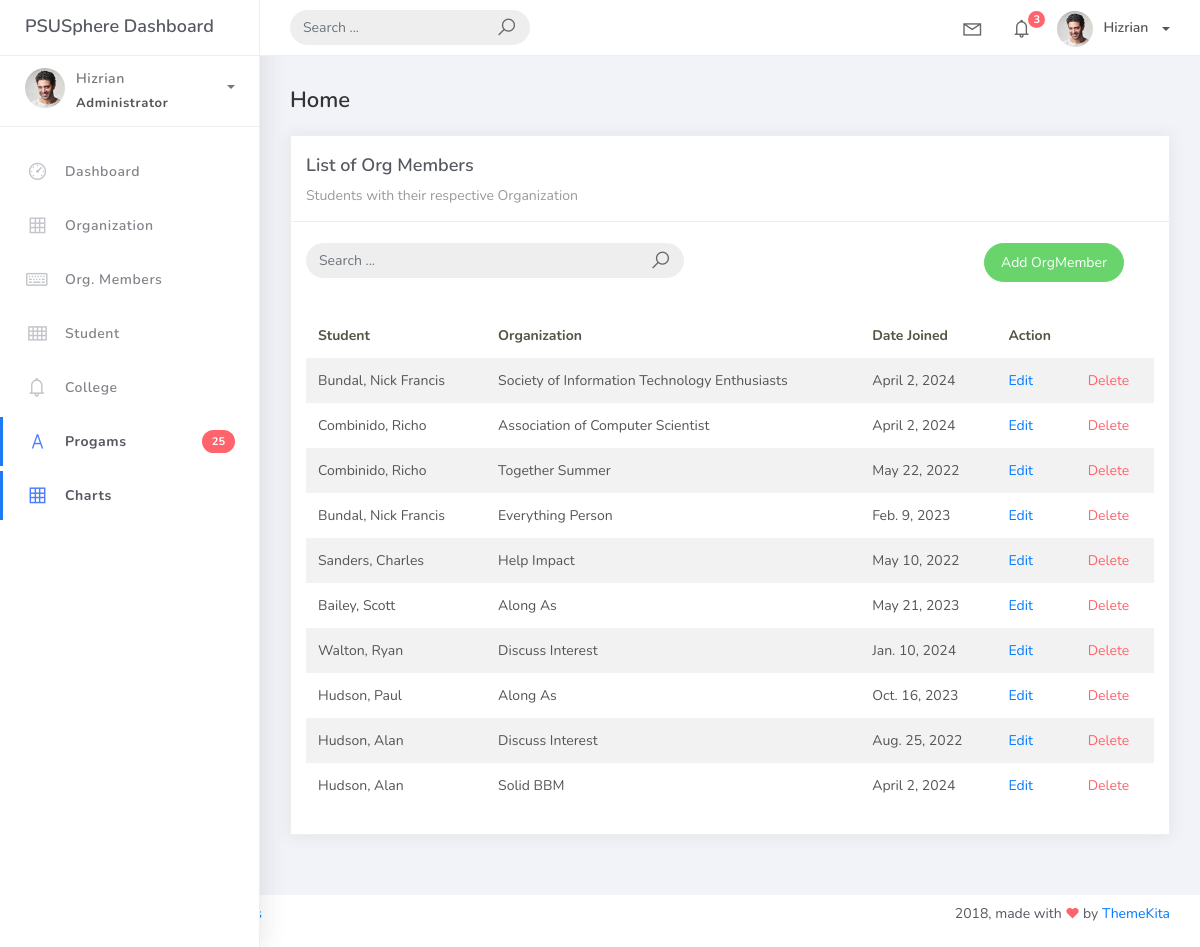
Page /orgmem_list on the committed database.
### studentorg/models.py (models this page shows)
class BaseModel(models. Model):
    created_at = models.DateTimeField(auto_now_add=True, db_index=True)
    updated_at = models.DateTimeField(auto_now=True)
    class Meta:
        abstract = True

class OrgMember(BaseModel):
    student = models.ForeignKey(Student, on_delete=models.CASCADE)
    organization = models.ForeignKey(Organization, on_delete=models.CASCADE)
    date_joined = models.DateField()

class Student(BaseModel):
    student_id = models.CharField(max_length=15)
    lastname = models.CharField(max_length=25)
    firstname = models.CharField(max_length=25)
    middlename = models.CharField(max_length=25, blank=True, null=True)
    program = models.ForeignKey(Program, on_delete=models.CASCADE)
    def __str__(self):
        return f"{self.lastname}, {self.firstname}"

class Organization(BaseModel):
    name = models.CharField(max_length=250)
    college = models.ForeignKey(
        College, null=True, blank=True, on_delete=models.CASCADE)
    description = models.CharField(max_length=500)
    def __str__(self):
        return self.name

### studentorg/views.py (the view)
# urls.py: path('orgmem_list', OrgMemList.as_view(), name='orgmem-list'),
class OrgMemList(ListView):
    model = OrgMember
    context_object_name = 'orgmem'
    template_name = "orgmem_list.html"
    paginate_by = 10
    def get_queryset(self, *args, **kwargs):
        qs = super(OrgMemList, self).get_queryset(*args, **kwargs)
        if self.request.GET.get("q") != None:
            query = self.request.GET.get('q')
            qs = qs.filter(Q(student__lastname__icontains=query) |
            Q(student__firstname__icontains=query) |
            Q(date_joined__icontains=query) | Q(organization__name__icontains=query))
        return qs

### templates/orgmem_list.html (shortened to what this page needs)
{% extends 'base.html' %} {% load static %} {% block content %}
<div class="content">
    <div class="container-fluid">
        <h4 class="page-title">Home</h4>
        <div class="row">
            <div class="col-md-12">
                <div class="card">
                    <div class="card-header">
                        <div class="card-title">List of Org Members</div>
                        <div class="card-category">Students with their respective Organization</div>
                    </div>
                    <br>
                        <div class="col-md-12 row">
                            <div class="col-md-6">
                                <form action="" class="navbar-left navbar-form nav-search mr-md-3" action="{% url 'orgmem-list' %}">
                                    <div class="input-group">
                                        <input type="text" placeholder="Search ..." class="form-control" name="q">
                                        <div class="input-group-append">
                                        <span class="input-group-text">
                                            <i class="la la-search search-icon"></i>
                                        </span>
                                        </div>
                                    </div>
                                </form>
                            </div>
                            <div class="col-md-6">
                                <div class="pull-right">
                                    <a href="{% url 'orgmem-add' %}" class="btn btn-success btn-rounded">Add OrgMember</a>
                                </div>
                            </div>
                        </div>
                    <div class="card-body">
                        <table class="table table-striped mt-3">
                            <thead>
                                <tr>
                                    <th scope="col">Student</th>
                                    <th scope="col">Organization</th>
                                    <th scope="col">Date Joined</th>
                                    <th scope="col">Action</th>
                                </tr>
                            </thead>
                            <tbody>
                                {% for object in object_list %}
                                <tr>
                                    <td>{{ object.student }}</td>
                                    <td>{{ object.organization }}</td>
                                    <td>{{ object.date_joined }}</td>
                                    <td><a href="orgmem_list/{{ object.id }}">Edit</a></td>
                                    <td><a href="orgmem_list/{{ object.id }}/delete" class="text-danger">Delete</a></td>
                                </tr>
                                {% empty %}
                                <tr>
                                    <td colspan="4" style="text-align: center">
                                    <p class="text-sm font-weight-bold mb-0">No Records Found</p>
                                    </td>
                                </tr>
                                {% endfor %}
                            </tbody>
                        </table>
                    </div>
                </div>
            </div>
        </div>
    </div>
</div>
{% endblock %}

### rows in the picture
OrgMember: student "Bundal, Nick Francis", organization "Society of Information Technology Enthusiasts", date_joined "April 2, 2024"
OrgMember: student "Combinido, Richo", organization "Association of Computer Scientist", date_joined "April 2, 2024"
OrgMember: student "Combinido, Richo", organization "Together Summer", date_joined "May 22, 2022"
OrgMember: student "Bundal, Nick Francis", organization "Everything Person", date_joined "Feb. 9, 2023"
OrgMember: student "Sanders, Charles", organization "Help Impact", date_joined "May 10, 2022"
OrgMember: student "Bailey, Scott", organization "Along As", date_joined "May 21, 2023"
OrgMember: student "Walton, Ryan", organization "Discuss Interest", date_joined "Jan. 10, 2024"
OrgMember: student "Hudson, Paul", organization "Along As", date_joined "Oct. 16, 2023"
OrgMember: student "Hudson, Alan", organization "Discuss Interest", date_joined "Aug. 25, 2022"
OrgMember: student "Hudson, Alan", organization "Solid BBM", date_joined "April 2, 2024"
